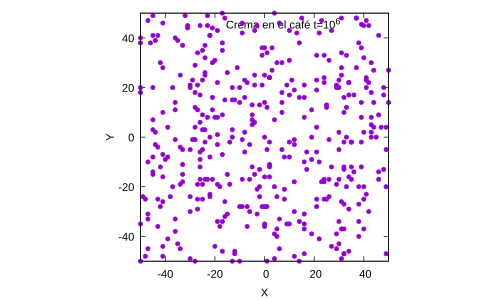

This figure's gnuplot source:
set xlabel 'X'
set ylabel 'Y'
set size square
set term pdf
set out "fig3-4.pdf"
plot [-50:50][-50:50] 'datos.txt' u 2:3 pt 7 ps 0.5 t 'Crema en el café t=10^6'
